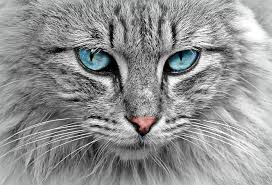
#> input picture data/cat/cat.jpeg, 272 x 185 px
$ python 'ml classify image.py'
#> lines starting #> are read from the running program, lines starting #| are printed output that depends on the picture
import cv2
import os
import numpy as np
from sklearn.model_selection import train_test_split
from sklearn.svm import SVC

data = []
labels = []

# Load dataset
for label, folder in enumerate(["cat", "dog"]):
    path = os.path.join("data", folder)

    for file in os.listdir(path):
        img_path = os.path.join(path, file)

        img = cv2.imread(img_path)
#> img is the input picture: shape (185, 272, 3); mean B, G, R 146.2, 146.3, 145.4
        if img is None:
            continue

        img = cv2.resize(img, (64, 64))  # FIXED SIZE
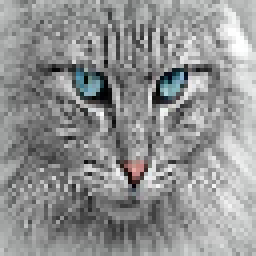
#> img: shape (64, 64, 3) (shown 4 times larger); mean B, G, R 145.8, 145.8, 144.9
        gray = cv2.cvtColor(img, cv2.COLOR_BGR2GRAY)
#> (the run stopped early here; a loop or call above may not have finished)
